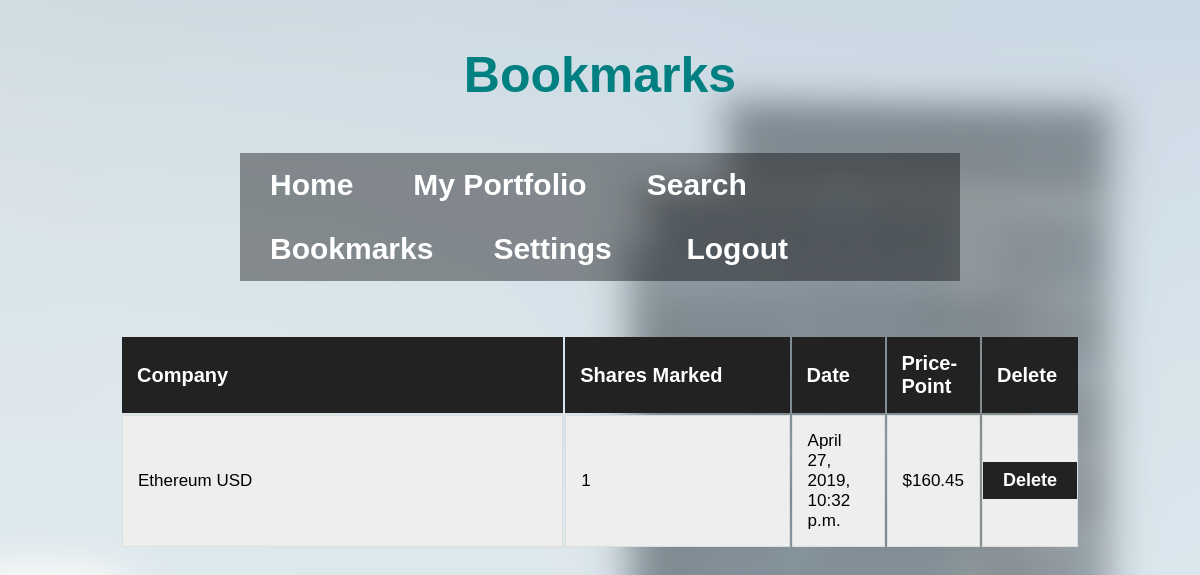
Page /bookmarks (signed in) on the committed database.
### XChange/models.py (models this page shows)
class Bookmark(models.Model):
    userProfile = models.ForeignKey(UserProfile)
    companyName = models.CharField(max_length=250)
    setDate = models.DateTimeField()
    bookmarkPrice = models.FloatField(max_length=250)
    bookmarkAmount = models.IntegerField(max_length=250)

### XChange/views.py (the view, shortened to what this page needs)
# urls.py: url(r'^bookmarks', views.bookmarks, name='bookmarks'),
def bookmarks(request):
    if not request.user.is_authenticated:
        return redirect('%s?next=%s' % (djSettings.LOGIN_URL, request.path))
    currentProfile = UserProfile.objects.get(user = request.user)
    userBookmarks = Bookmark.objects.filter(userProfile = currentProfile).order_by('companyName')
    return render(request, 'XChange/bookmarks.html', {'userBookmarks': userBookmarks})

### XChange/templates/XChange/bookmarks.html (shortened to what this page needs)
<!DOCTYPE html>
<html>
  <head>
    <link rel="stylesheet" type="text/css" href="/static/XChange/css/bookmarks.css" />
    <link rel="stylesheet" type="text/css" href="/static/XChange/css/common.css" />
  </head>
  <body>
    <h1 id="bookmark-title">Bookmarks</h1>
    <div class="navBarDiv">
      <ul class="navBarList">
        <li class="homeNav"><a href="home.html">Home</a></li>
        <li class="portNav"><a href="myPortfolio.html">My Portfolio</a></li>
        <li class="srchNav"><a href="search.html">Search</a></li>
        <li class="bmarkNav"><a href="#">Bookmarks</a></li>
        <li class="settNav"><a href="settings.html">Settings</a></li>
        <li class="logOut">
                  <form method='POST'>
                    <button type="submit" name="submit" value="Logout">Logout</button>
                  </form></li>
      </ul>
    </div>
    <br>
    <div id="tableDiv">
      <table id = "tableBookmark">
        <col id="compNameBook">
        <col id="dateBook">
        <col id="priceBook">
        <col id="deleteButton">
        <tr>
          <th>Company</th>
          <th>Shares Marked</th>
          <th>Date</th>
          <th class="rightAlignPrice">Price-Point</th>
          <th id="deleteHeader">Delete</th>
        </tr>
        {% for b in userBookmarks %}
          <tr>
            <td>{{b.companyName}}</td>
            <td>{{b.bookmarkAmount}}</td>
            <td>{{b.setDate}}</td>
            <td class="rightAlignPrice">${{b.bookmarkPrice}}</td>
            <td class="deleteCell">
            <form method='POST'>
                <button type="submit" name="delete" value="{{b.id}}">Delete</button>
            </form>
            </td>
          </tr>
        {% endfor %}
      </table>
    </div>
  </body>
</html>

### XChange/static/XChange/css/bookmarks.css (style rules this page uses)
#bookmark-title { color: teal; text-align: center; padding-top: 1%; font-family: 'Arial'; font-size: 50px; }
#tableDiv { width: 80%; margin: auto; }
#tableBookmark { padding-top: 20px; }
#tableBookmark td { border: 1px solid #ddd; }
#deleteHeader { text-align: center; }
#tableBookmark th { text-align: left; background-color: #222; color: white; font-family: Arial; font-size: 20px; border: none; }
#tableBookmark td, th { padding: 15px; font-size: 17px; font-family: Arial; }
#tableBookmark tr:nth-child(odd) { background-color: #dddddd; }
#tableBookmark tr:nth-child(even) { background-color: #eeeeee; }
#tableBookmark button { background-color: #222; color: white; font-size: 18px; font-family: Arial; padding: 8px; padding-right: 20px; padding-left: 20px; margin: -15px; border: none; justify-content: center; font-weight: bold; }
.deleteCell { text-align: center; }
table { width: 100%; margin: auto; }
#compNameBook { width: 50%; }
#dateBook { width: 25%; }
#priceBook { width: 10%; }
table .rightAlignPrice { text-align: right; }
body { background-image: url("/static/XChange/images/bookmarkCity.png"); background-size: 2000px 1333px; }

### XChange/static/XChange/css/common.css (style rules this page uses)
body { margin: 0; padding: 0; }
.navBarDiv { margin: auto; overflow: hidden; width: 60%; }
.navBarList { list-style-type: none; overflow: hidden; padding: 0; background-color: black; background-color: rgba(0, 0, 0, .4); }
li { float: left; }
li a { display: block; text-decoration: none; color: white; padding: 15px 30px 15px 30px; text-align: center; font-weight: bold; font-family: "Arial"; font-size: 30px; }
.logOut button { border: none; background-color: rgba(0, 0, 0, 0); color: white; text-align: center; font-weight: bold; font-family: "Arial"; font-size: 30px; padding-right: 18px; }
.logOut { display: block; text-decoration: none; padding: 14px 30px 14px 30px; text-align: center; font-weight: bold; font-family: "Arial"; width: 143px; }

### rows in the picture
Bookmark: companyName "Ethereum USD", bookmarkAmount "1", setDate "April 27, 2019, 10:32 p.m.", bookmarkPrice "160.45", {{ b.id }} 11 (drawn)
